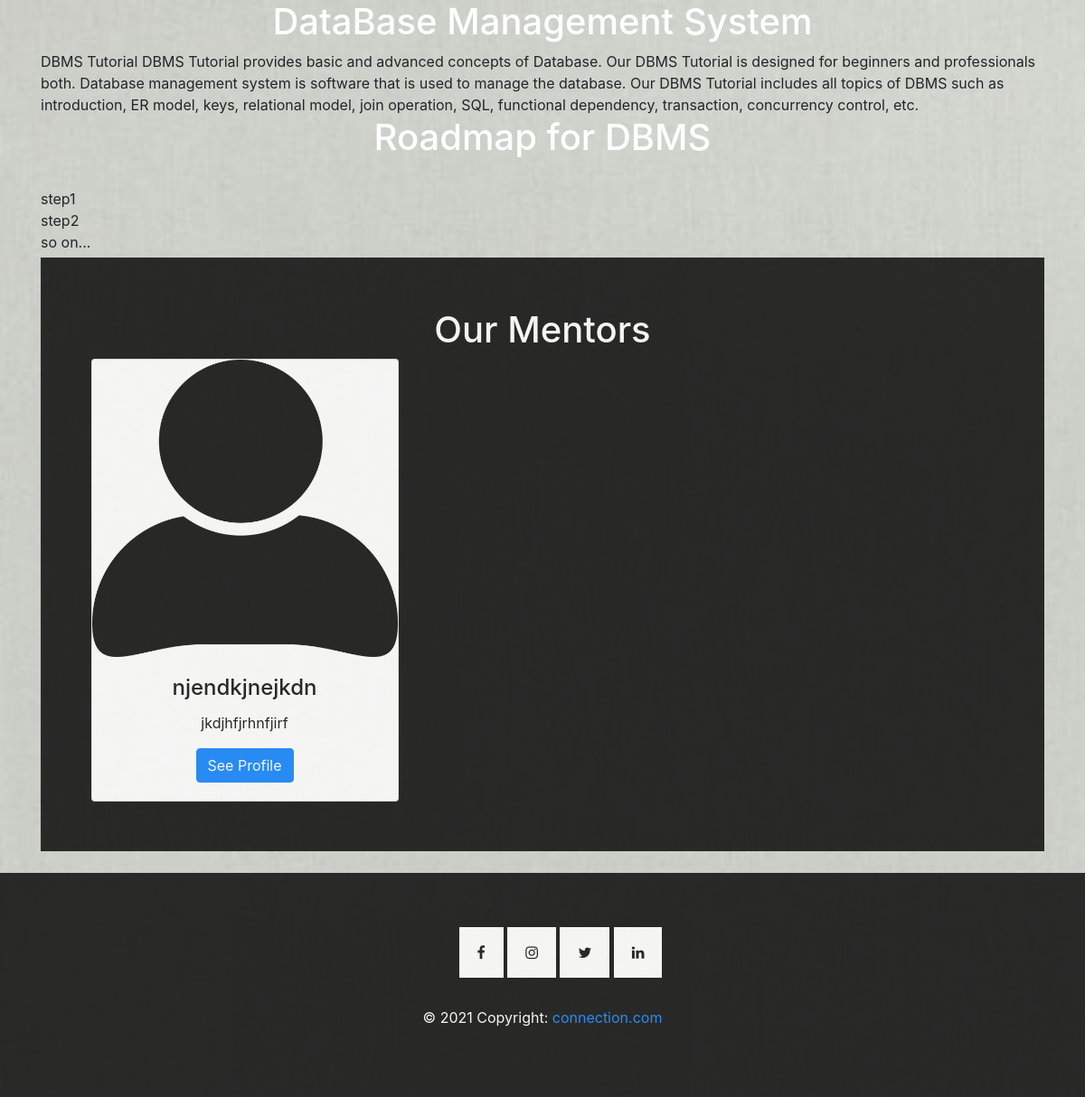
/dbms.php, run on an earlier commit of the app's database.
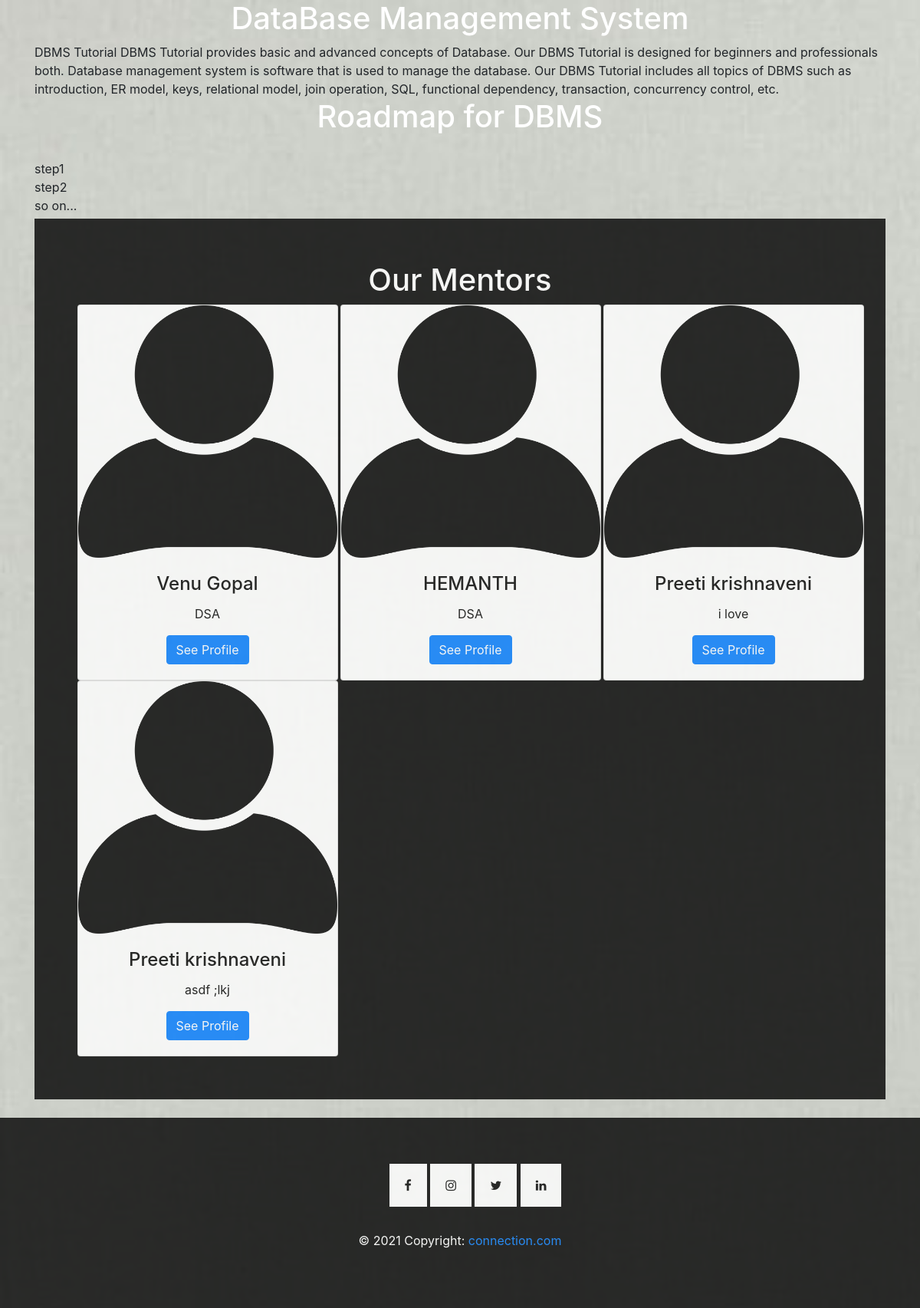
And on a later commit of the database.
### tables this page shows
CREATE TABLE `mentordetails` (
  `mid` int(11) NOT NULL,
  `email` varchar(50) NOT NULL,
  `name` text NOT NULL,
  `password` varchar(15) NOT NULL,
  `year` int(11) NOT NULL,
  `domain` int(11) NOT NULL,
  `description` text NOT NULL,
  `display` tinyint(4) NOT NULL DEFAULT 0
);

### dbms.php (the view, shortened to what this page needs)
<?php
    include("db.php");
    $did = 3;
    $sql = "SELECT * FROM mentordetails WHERE domain='$did'";
    $result = mysqli_query($con, $sql);
    $details = mysqli_fetch_all($result, MYSQLI_ASSOC);
?>
<!DOCTYPE html>
<html lang="en">
<head>
</head>
<body>
<div class="container">
  <h1>DataBase Management System</h1>
DBMS Tutorial
DBMS Tutorial provides basic and advanced concepts of Database. Our DBMS Tutorial is designed for beginners and professionals both.
Database management system is software that is used to manage the database.
Our DBMS Tutorial includes all topics of DBMS such as introduction, ER model, keys, relational model, join operation, SQL, functional dependency, transaction, concurrency control, etc.
</div>
<div class="container">
  <h1>Roadmap for DBMS</h1>
  <br>step1
  <br>step2
  <br> so on...
  <div class="dabba" style="margin-top:5px;">
  <h1 class = "text-white" style = "text-align:center">Our Mentors</h2>
  <div class="row">
  <?php
  foreach($details as $detail){
  ?>
  <div class="col-sm-4">
    <div class="card" style="width:340px">
    <img class="card-img-top" src="images/person.png" alt="Card image" style="width:100%">
    <div class="card-body">
      <h4 class="card-title" style="color:black;"><?php echo $detail['name'];?></h4>
      <p class="card-text" style="color:black;"><?php echo $detail['description'];?></p>
      <a href="#" class="btn btn-primary">See Profile</a>
    </div>
  </div>
  </div>
  <?php
    }
  ?>
  </div>
  </div>
  <br>
</div>
<div id="footer">
 <?php
   include('footer.php')
 ?>
 </div>

### footer.php (shortened to what this page needs)
<link rel="stylesheet" href="https://maxcdn.bootstrapcdn.com/bootstrap/4.5.2/css/bootstrap.min.css">
<link rel="stylesheet" href="https://cdnjs.cloudflare.com/ajax/libs/font-awesome/4.7.0/css/font-awesome.min.css">
<footer class="footer" id="footer">
  <div class="dabba">
  <ul>
  <li><a href= '#' class="fa fa-facebook"></a></li>
  <li><a href="#" class="fa fa-instagram"></a></li>
  <li><a href="#" class="fa fa-twitter"></a></li>
  <li><a href="#" class="fa fa-linkedin"></a></li>
  </ul>
  <div class="footer-copyright text-center py-3">© 2021 Copyright:
    <a href="#"> connection.com</a>
  </div>
</div>
</footer>

### dbms.php (style rules this page uses)
body { background-image: url(images/cplusplus.jpg); background-repeat: no-repeat; background-size: cover; }

### footer.php (style rules this page uses)
.dabba { background-color: black; padding: 5%; color: white; opacity: 0.8; text-align: center; }
h1, h4 { text-align: center; color: white; }
ul li { display: inline; }
.fa { padding: 20px; }
.fa { background: white; color: black; }

What changed in the data, as far as the page shows it:
changed mentordetails: name "njendkjnejkdn" → "Venu Gopal"; description "jkdjhfjrhnfjirf" → "DSA"
added mentordetails: name "HEMANTH", description "DSA"
added mentordetails: name "Preeti krishnaveni", description "i love"
added mentordetails: name "Preeti krishnaveni", description "asdf ;lkj"
